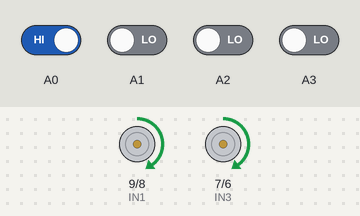
A sketch run on a simulated Arduino Uno, built with avr-gcc and run on an emulated ATmega328P. Parts: motor-driver pin pairs drawn as motors (green arrow = first pin HIGH = forward, orange = second pin HIGH = backward, longer = more drive, scaled by the enable pin). The test bench sets the inputs (shaded band); at power-on: A0 HIGH, A1–3 LOW.

Above: at 2.2 s.
2.3 s: A0 driven LOW and A3 driven HIGH
At 2.9 s:
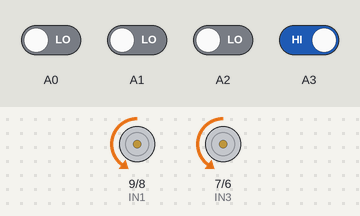
3.8 s: A3 driven LOW
At 5.0 s:
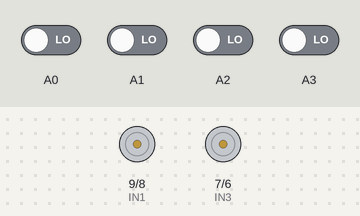
5.3 s: A3 driven HIGH
At 6.4 s:
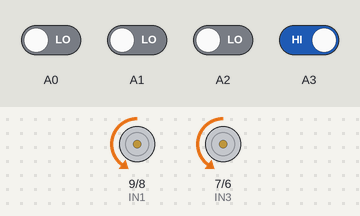
Timing chart, 0 to 8.3 s (numbered marks = the images above; inputs shaded):
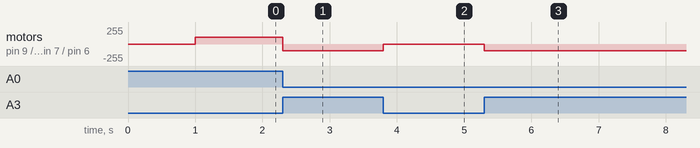

Measured:
- after the input at 2.3 s, motor on pin 9 (IN1) / pin 8 (IN2), motor on pin 7 (IN3) / pin 6 (IN4): forward 100/255 → backward 100/255 at once
- after the input at 3.8 s, motor on pin 9 (IN1) / pin 8 (IN2), motor on pin 7 (IN3) / pin 6 (IN4): backward 100/255 → stopped at once
- after the input at 5.3 s, motor on pin 9 (IN1) / pin 8 (IN2), motor on pin 7 (IN3) / pin 6 (IN4): stopped → backward 100/255 at once

The sketch:

4ir_sensor.ino
```cpp
//Motor one
#define ENA 10 // ENA (L298) kết nối chân 10
#define IN1 9  // IN1 (L298) kết nối chân 9
#define IN2 8  // IN2 (L298) kết nối chân 8

//Motor two
#define IN3 7  // IN3 (L298) kết nối chân 7
#define IN4 6  // IN4 (L298) kết nối chân 6
#define ENB 5  // ENB (L298) kết nối chân 5

//Khai báo tốc độ động cơ
#define ENASpeed 100
#define ENBSpeed 100

void setup() {
  //Sensor pins
  pinMode(A0, INPUT); //cảm biến Trái ngoài kết nối với A0
  pinMode(A1, INPUT); //cảm biến trái trong kết nối A1
  pinMode(A2, INPUT); //cảm biến phải trong kết nối A2
  pinMode(A3, INPUT); //cảm biến phải ngoài kết nối A3
  //Motor one , khởi tạo chân ban đầu của 4 động cơ
  pinMode(ENA, OUTPUT);
  pinMode(IN1, OUTPUT);
  pinMode(IN2, OUTPUT);
  //Motor two
  pinMode(ENB, OUTPUT);
  pinMode(IN3, OUTPUT);
  pinMode(IN4, OUTPUT);

//Khởi tạo chân xuất xung cho động cơ
  analogWrite(ENA,ENASpeed);
  analogWrite(ENB,ENBSpeed);
  delay(1000);

}
void loop() {
  //Đọc trạng thái cảm biến và đưa ra giá trị HIGH hoặc LOW
  bool SOne = digitalRead(A0);
  bool STwo = digitalRead(A1);
  bool SThree = digitalRead(A2);
  bool SFour = digitalRead(A3);
  //Nếu ir2 và ir3 trong line đen thì đi thẳng
  if (SOne == 0 && STwo == 1 && SThree == 1 && SFour == 0 ) {
    forward();
   //Nếu 4 cảm biến ở trong line đen thì dừng xe
  } else if (SOne == 1 && STwo == 1 && SThree == 1 && SFour == 1) {
    Stop();
   //Nếu 4 cảm biến ở ngoài line trắng thì dừng xe
  } else if (SOne == 0 && STwo == 0 && SThree == 0 && SFour == 0) {
    Stop();
   //Nếu ir1 và ir2 gặp line đen thì quẹo trái
  }  else if (SOne == 1 && STwo == 1 && SThree == 0 && SFour == 0) {
    turnleft();
   // Nếu ir1 và ir2 và ir3 gặp line đen thì quẹo trái
  }  else if (SOne == 1 && STwo == 1 && SThree == 1 && SFour == 0) {
    turnleft();
  // Nếu ir1  gặp line đen thì quẹo trái
  }  else if (SOne == 1 && STwo == 0 && SThree == 0 && SFour == 0) {
    turnleft();
   //Nếu ir3 và ir4 gặp line đen thì quẹo phải
  } else if (SOne == 0 && STwo == 0 && SThree == 1 && SFour == 1) {
    turnright();
  //Nếu ir2 và ir3 và ir4 gặp line đen thì quẹo phải
  } else if (SOne == 0 && STwo == 1 && SThree == 1 && SFour == 1) {
    turnright();
  //Nếu ir4 gặp line đen thì quẹo phải
  } else if (SOne == 0 && STwo == 0 && SThree == 0 && SFour == 1) {
    turnright();

  }
}

void forward() {
//khai báo xuất tín hiệu cho động cơ đi thẳng
  digitalWrite(IN1, LOW);
  digitalWrite(IN2, HIGH);
  digitalWrite(IN3, HIGH);
  digitalWrite(IN4, LOW);
}
void turnleft() {

  digitalWrite(IN1, HIGH);
  digitalWrite(IN2, LOW);
  digitalWrite(IN3, HIGH);
  digitalWrite(IN4, LOW);
}
void turnright() {

  digitalWrite(IN1, LOW);
  digitalWrite(IN2, HIGH);
  digitalWrite(IN3, LOW);
  digitalWrite(IN4, HIGH);
}
void Stop() {

  digitalWrite(IN1, LOW);
  digitalWrite(IN2, LOW);
  digitalWrite(IN3, LOW);
  digitalWrite(IN4, LOW);
}
```
